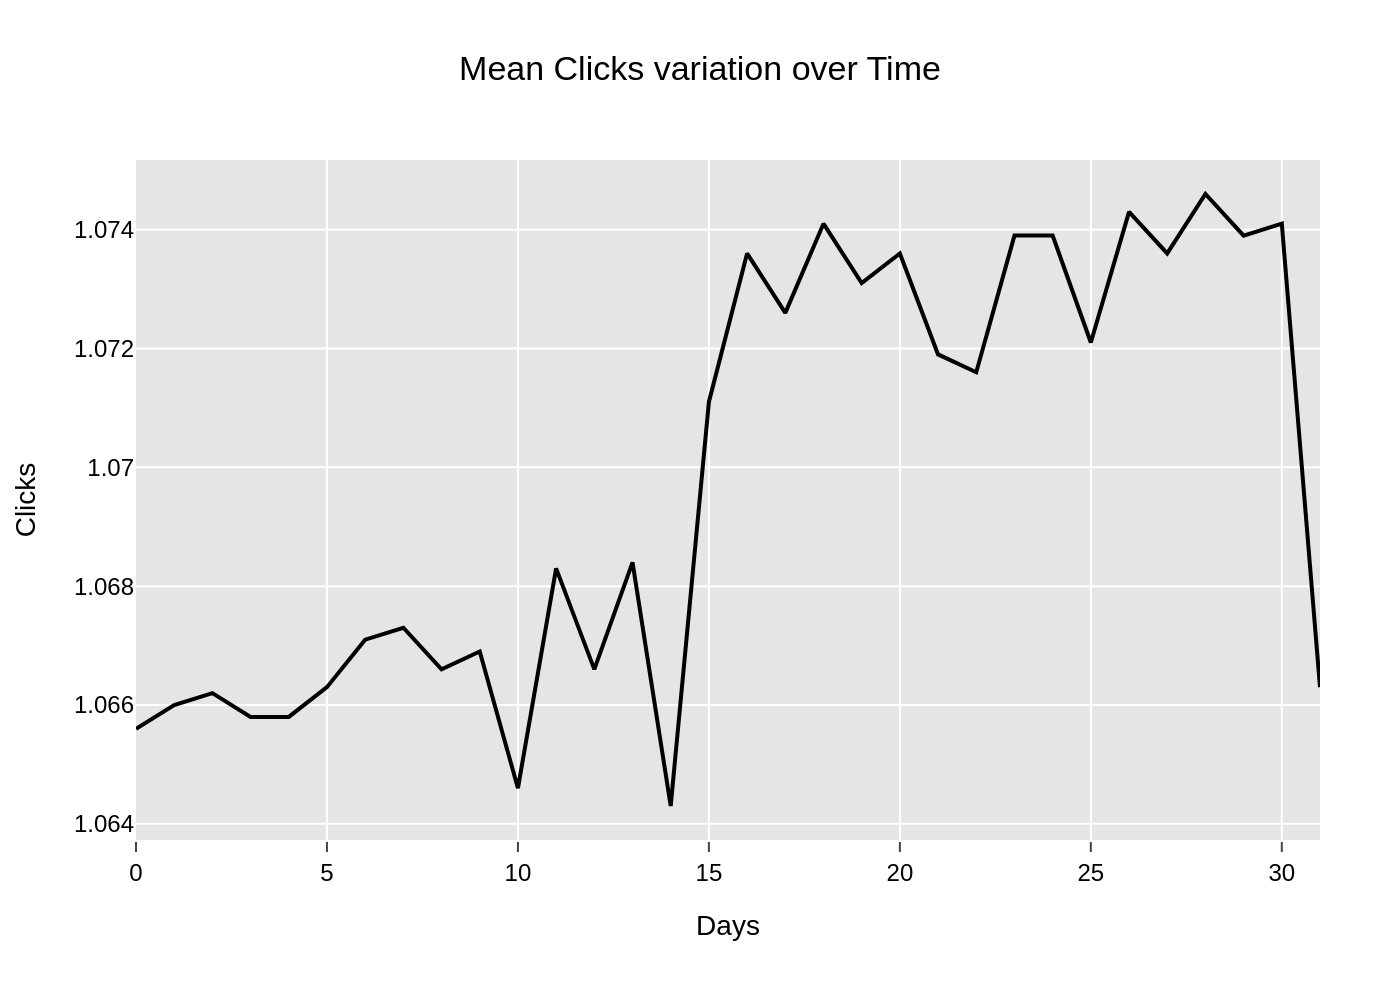

Write Python code to recreate this figure.
import sys
import json
import plotly.graph_objects as go

# Ensure a JSON file path is provided as a command-line argument
if len(sys.argv) != 2:
    print("Usage: python <script_name>.py <json_file_path>")
    sys.exit(1)

json_path = sys.argv[1]

# Read data from the specified JSON file
try:
    with open(json_path, 'r', encoding='utf-8') as f:
        chart_info = json.load(f)
except FileNotFoundError:
    print(f"Error: JSON file not found at {json_path}")
    sys.exit(1)
except json.JSONDecodeError:
    print(f"Error: Could not decode JSON from {json_path}")
    sys.exit(1)

# Extract data, texts, and colors from the JSON structure
chart_data = chart_info.get('chart_data', [])
texts = chart_info.get('texts', {})
colors = chart_info.get('colors', [])

# Initialize the figure
fig = go.Figure()

# Add traces to the figure, iterating through the data series
for i, series in enumerate(chart_data):
    fig.add_trace(go.Scatter(
        x=series.get('x'),
        y=series.get('y'),
        mode='lines',
        name=series.get('name', ''),
        line=dict(color=colors[i % len(colors)])
    ))

# Construct the title string, handling potential null values
title_text = texts.get('title', '')
if texts.get('subtitle'):
    title_text += f"<br><sub>{texts.get('subtitle')}</sub>"

# Update layout to match the original chart's appearance
fig.update_layout(
    title=dict(
        text=title_text,
        x=0.5,
        xanchor='center'
    ),
    xaxis_title=texts.get('x_axis_title'),
    yaxis_title=texts.get('y_axis_title'),
    font=dict(
        family="Arial",
        size=12,
        color="black"
    ),
    plot_bgcolor='#E5E5E5',
    paper_bgcolor='white',
    showlegend=False,
    margin=dict(l=60, r=40, t=80, b=80),
    xaxis=dict(
        gridcolor='white',
        zeroline=False,
        showline=False,
        ticks='outside',
        tickson='boundaries'
    ),
    yaxis=dict(
        gridcolor='white',
        zeroline=False,
        showline=False
    )
)

# Determine the output filename from the input JSON path
# e.g., 'path/to/my_chart.json' becomes 'path/to/my_chart.png'
base_filename = json_path.rsplit('.', 1)[0]
output_filename = f"{base_filename}.png"

# Save the figure as a PNG image
try:
    fig.write_image(output_filename, scale=2)
    print(f"Chart saved to {output_filename}")
except Exception as e:
    print(f"Error saving image: {e}")
    sys.exit(1)
